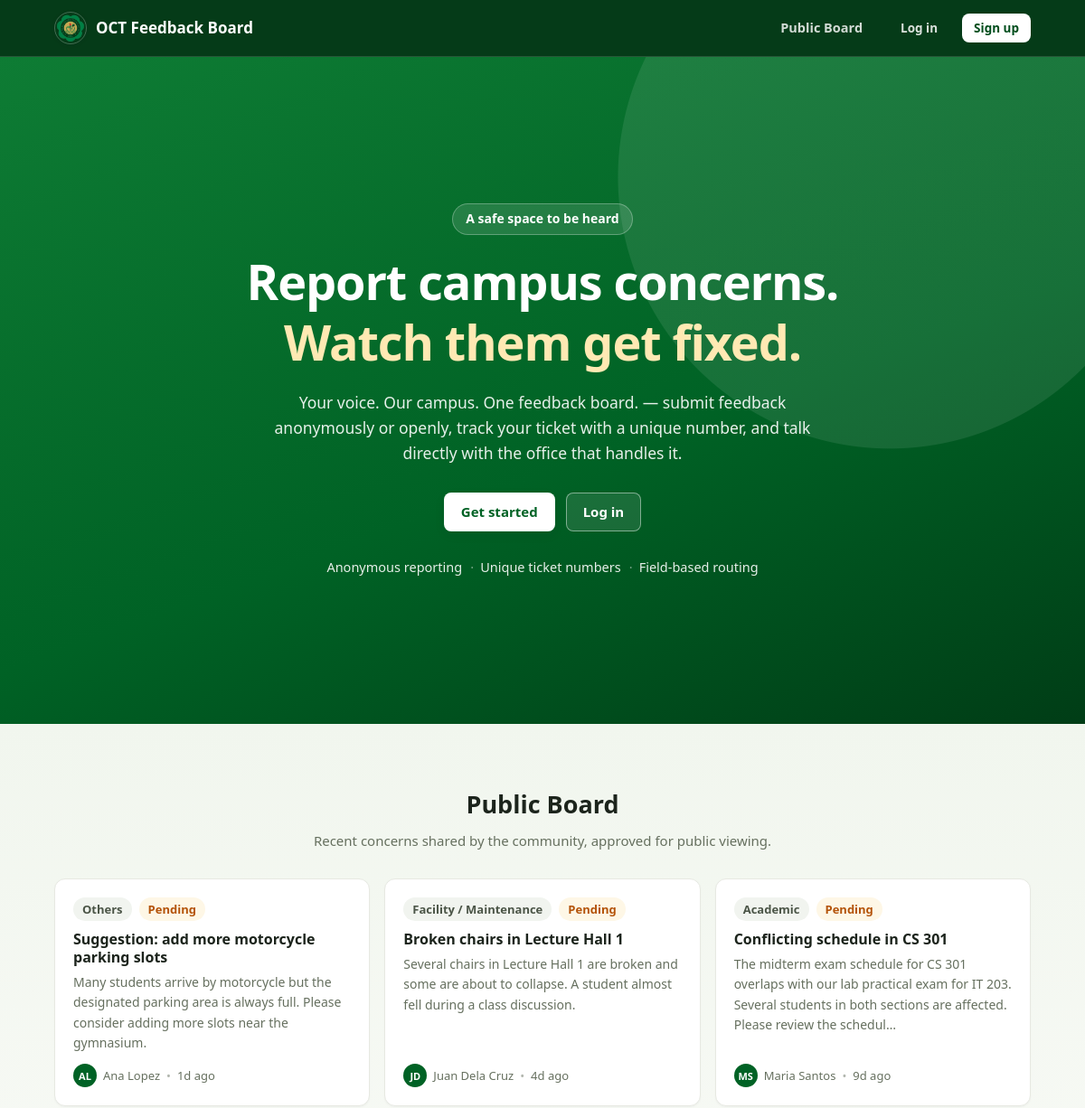
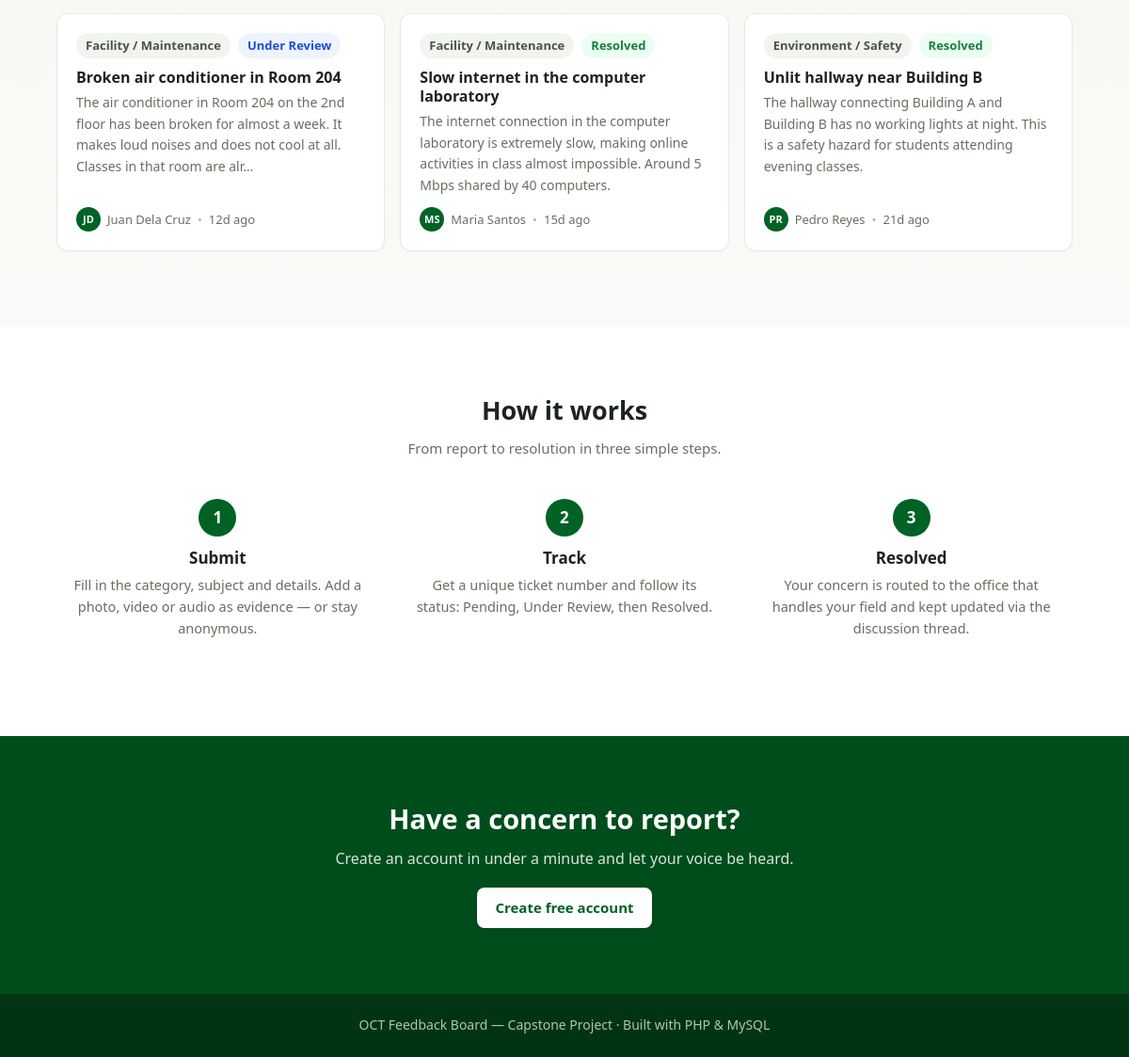
The page / on the database its author committed (2 pictures, top to bottom).
### tables this page shows
CREATE TABLE IF NOT EXISTS feedbacks (
  id            INT UNSIGNED AUTO_INCREMENT PRIMARY KEY,
  ticket_no     VARCHAR(20)  NOT NULL UNIQUE,           
  user_id       INT UNSIGNED NOT NULL,
  category      VARCHAR(40)  NOT NULL,
  title         VARCHAR(160) NOT NULL,
  description   TEXT         NOT NULL,
  image_path    VARCHAR(255) DEFAULT NULL,              
  is_anonymous  TINYINT(1)   NOT NULL DEFAULT 0,        
  status        ENUM('pending','under_review','resolved','rejected') NOT NULL DEFAULT 'pending',
  assigned_dept VARCHAR(60)  DEFAULT NULL,              
  is_public     TINYINT(1)   NOT NULL DEFAULT 0,        
  created_at    TIMESTAMP NOT NULL DEFAULT CURRENT_TIMESTAMP,
  updated_at    TIMESTAMP NOT NULL DEFAULT CURRENT_TIMESTAMP ON UPDATE CURRENT_TIMESTAMP,
  CONSTRAINT fk_feedback_user FOREIGN KEY (user_id) REFERENCES users(id) ON DELETE CASCADE
);

CREATE TABLE IF NOT EXISTS users (
  id          INT UNSIGNED AUTO_INCREMENT PRIMARY KEY,
  id_number   VARCHAR(30)  NOT NULL UNIQUE,            
  name        VARCHAR(120) NOT NULL,
  email       VARCHAR(120) NOT NULL UNIQUE,
  password    VARCHAR(255) NOT NULL,                   
  department  VARCHAR(100) NOT NULL DEFAULT '',        
  role        ENUM('student','faculty','staff','admin','super_admin') NOT NULL DEFAULT 'student',
  field_scope VARCHAR(30)  DEFAULT NULL,               
  created_at  TIMESTAMP NOT NULL DEFAULT CURRENT_TIMESTAMP
);

### index.php (the view, shortened to what this page needs)
<?php
require_once __DIR__ . '/config.php';
$base      = '';
$active    = 'home';
if (current_user() === null) {
    $bodyClass = 'landing';
    $feed = $pdo->query(
        "SELECT f.*, u.name
         FROM feedbacks f
         JOIN users u ON u.id = f.user_id
         WHERE f.is_public = 1 AND f.status <> 'rejected'
         ORDER BY f.created_at DESC, f.id DESC
         LIMIT 12"
    )->fetchAll();
    require __DIR__ . '/includes/header.php';
?>
<section class="hero">
  <div class="hero-inner">
    <span class="hero-chip">A safe space to be heard</span>
    <h1 class="hero-title">Report campus concerns.<br><span class="hero-highlight">Watch them get fixed.</span></h1>
    <p class="hero-sub"><?= e(APP_TAGLINE) ?> — submit feedback anonymously or openly, track your ticket
       with a unique number, and talk directly with the office that handles it.</p>
    <div class="hero-actions">
      <a class="btn btn-light" href="auth/register.php">Get started</a>
      <a class="btn btn-light-outline" href="auth/login.php">Log in</a>
    </div>
    <div class="hero-features">
      <span>Anonymous reporting</span>
      <span>Unique ticket numbers</span>
      <span>Field-based routing</span>
    </div>
  </div>
</section>
<section class="landing-board">
  <div class="container">
    <div class="section-head">
      <h2>Public Board</h2>
      <p>Recent concerns shared by the community, approved for public viewing.</p>
    </div>
    <?php if (empty($feed)): ?>
      <div class="card empty-state">
        <div class="empty-emoji">
          <svg aria-hidden="true" xmlns="http://www.w3.org/2000/svg" viewBox="0 0 24 24" fill="none" stroke="currentColor" stroke-width="2" stroke-linecap="round" stroke-linejoin="round"><path d="M22 19a2 2 0 0 1-2 2H4a2 2 0 0 1-2-2V5a2 2 0 0 1 2-2h5l2 3h9a2 2 0 0 1 2 2z"/></svg>
        </div>
        <h3>No public feedback yet</h3>
        <p>Be the first to share a concern. Create an account to get started.</p>
      </div>
    <?php else: ?>
      <div class="board-grid">
        <?php foreach ($feed as $item): ?>
        <article class="card board-card">
          <div class="board-card-top">
            <?= category_badge($item['category']) ?>
            <?= status_badge($item['status']) ?>
          </div>
          <h3 class="board-card-title"><?= e($item['title']) ?></h3>
          <p class="board-card-text"><?= e(truncate($item['description'], 160)) ?></p>
          <div class="board-card-meta">
            <span class="avatar avatar-sm" title="<?= $item['is_anonymous'] ? 'Anonymous' : e($item['name']) ?>">
              <?= $item['is_anonymous'] ? '?' : e(initials($item['name'])) ?>
            </span>
            <span><?= $item['is_anonymous'] ? 'Anonymous' : e($item['name']) ?></span>
            <span class="dot-sep">•</span>
            <span><?= e(time_ago($item['created_at'])) ?></span>
          </div>
        </article>
        <?php endforeach; ?>
      </div>
    <?php endif; ?>
  </div>
</section>
<section class="how-section">
  <div class="container">
    <div class="section-head how-head">
      <h2>How it works</h2>
      <p>From report to resolution in three simple steps.</p>
    </div>
    <div class="how-grid">
      <div class="how-step">
        <span class="how-num">1</span>
        <h3>Submit</h3>
        <p>Fill in the category, subject and details. Add a photo, video or audio as evidence — or stay anonymous.</p>
      </div>
      <div class="how-step">
        <span class="how-num">2</span>
        <h3>Track</h3>
        <p>Get a unique ticket number and follow its status: Pending, Under Review, then Resolved.</p>
      </div>
      <div class="how-step">
        <span class="how-num">3</span>
        <h3>Resolved</h3>
        <p>Your concern is routed to the office that handles your field and kept updated via the discussion thread.</p>
      </div>
    </div>
  </div>
</section>
<section class="cta-banner">
  <div class="container">
    <h2>Have a concern to report?</h2>
    <p>Create an account in under a minute and let your voice be heard.</p>
    <a class="btn btn-light" href="auth/register.php">Create free account</a>
  </div>
</section>
<?php require __DIR__ . '/includes/footer.php';
    return;
}
require __DIR__ . '/includes/header.php';
?>
<?php require __DIR__ . '/includes/footer.php'; ?>

### includes/header.php (shortened to what this page needs)
<?php
$base       = $base ?? '';
$active     = $active ?? '';
$bodyClass = $bodyClass ?? '';
$user      = current_user();
$isLoggedIn = $user !== null;
$unread    = $isLoggedIn ? unread_count($pdo, (int)$user['id']) : 0;
$notifs    = $isLoggedIn ? unread_notifications($pdo, (int)$user['id']) : [];
?>
<!DOCTYPE html>
<html lang="en">
<head>
<link rel="stylesheet" href="<?= e($base) ?>assets/css/style.css?v=5">
</head>
<body data-base="<?= e($base) ?>" data-csrf="<?= e(csrf_token()) ?>" data-max-upload="<?= (int)MAX_UPLOAD_MB ?>"<?= $bodyClass !== '' ? ' class="' . e($bodyClass) . '"' : '' ?>>
<nav class="navbar">
  <div class="container nav-inner">
    <a class="brand" href="<?= e($base) ?><?= $isLoggedIn ? 'dashboard.php' : 'index.php' ?>">
      <img class="brand-logo" src="<?= e($base) ?>olivarez-college-tagaytay-logo.png" alt="Olivarez College Tagaytay logo">
      <span class="brand-text"><?= e(APP_NAME) ?></span>
    </a>
    <?php if ($isLoggedIn): ?>
    <div class="nav-links" id="navLinks">
      <a class="nav-link <?= $active === 'home' ? 'active' : '' ?>" href="<?= e($base) ?>index.php">Home</a>
      <a class="nav-link <?= $active === 'field' ? 'active' : '' ?>" href="<?= e($base) ?>my-field.php">My Field</a>
      <a class="nav-link <?= $active === 'dashboard' ? 'active' : '' ?>" href="<?= e($base) ?>dashboard.php">General Posts</a>
      <a class="nav-link <?= $active === 'submit' ? 'active' : '' ?>" href="<?= e($base) ?>submit.php">Submit Feedback</a>
      <?php if (is_admin()): ?>
      <a class="nav-link <?= $active === 'admin' ? 'active' : '' ?>" href="<?= e($base) ?>admin/dashboard.php">Admin Panel</a>
      <?php endif; ?>
      <?php if (is_super_admin()): ?>
      <a class="nav-link <?= $active === 'users' ? 'active' : '' ?>" href="<?= e($base) ?>admin/users.php">Users</a>
      <?php endif; ?>
      <div class="nav-right">
        <div class="notif" id="notifWrap">
          <button class="notif-btn" id="notifBtn" aria-label="Notifications">
            <svg viewBox="0 0 24 24" width="20" height="20" fill="none" stroke="currentColor" stroke-width="2" stroke-linecap="round" stroke-linejoin="round"><path d="M18 8A6 6 0 0 0 6 8c0 7-3 9-3 9h18s-3-2-3-9"/><path d="M13.73 21a2 2 0 0 1-3.46 0"/></svg>
            <?php if ($unread > 0): ?><span class="notif-dot"><?= $unread > 9 ? '9+' : $unread ?></span><?php endif; ?>
          </button>
          <div class="notif-panel" id="notifPanel">
            <div class="notif-head">Notifications</div>
            <?php if (empty($notifs)): ?>
              <div class="notif-empty">You're all caught up.</div>
            <?php else: ?>
              <?php foreach ($notifs as $n): ?>
              <a class="notif-item" href="<?= e($base) . (is_admin() ? 'admin/ticket.php?id=' : 'ticket.php?id=') . (int)$n['feedback_id'] ?>">
                <div class="notif-msg"><?= e($n['message']) ?></div>
                <div class="notif-time"><?= e(time_ago($n['created_at'])) ?></div>
              </a>
              <?php endforeach; ?>
            <?php endif; ?>
          </div>
        </div>
        <div class="user-menu">
          <span class="avatar" title="<?= e($user['name']) ?>"><?= e(initials($user['name'])) ?></span>
          <span class="user-name"><?= e(first_name($user['name'])) ?></span>
          <a class="btn btn-sm btn-outline" href="<?= e($base) ?>auth/logout.php">Log out</a>
        </div>
      </div>
    </div>
    <?php else: ?>
    <div class="nav-links nav-links-guest" id="navLinks">
      <a class="nav-link <?= $active === 'board' ? 'active' : '' ?>" href="<?= e($base) ?>index.php">Public Board</a>
      <div class="nav-right">
        <a class="btn btn-sm btn-ghost" href="<?= e($base) ?>auth/login.php">Log in</a>
        <a class="btn btn-sm btn-primary" href="<?= e($base) ?>auth/register.php">Sign up</a>
      </div>
    </div>
    <?php endif; ?>
  </div>
</nav>
<main id="main" class="container page">

### includes/functions.php (shortened to what this page needs)
<?php
function e($value): string
{
    return htmlspecialchars((string)$value, ENT_QUOTES, 'UTF-8');
}
function time_ago(string $datetime): string
{
    try {
        $then = new DateTime($datetime);
    } catch (Exception $e) {
        return '';
    }
    $diff = (new DateTime())->diff($then);
    if ($diff->d > 0) return $diff->d . 'd ago';
    return 'just now';
}
function truncate(string $text, int $limit = 120): string
{
    $text = trim($text);
    if (strlen($text) <= $limit) return $text;
    if (function_exists('mb_substr')) {
        $short = rtrim(mb_substr($text, 0, $limit - 1));
    } else {
        $short = rtrim(substr($text, 0, $limit - 1));
    }
    return $short . '…';
}
function initials(string $name): string
{
    $parts = preg_split('/\s+/', trim($name));
    $init  = '';
    foreach (array_slice($parts, 0, 2) as $part) {
        if ($part !== '') $init .= strtoupper(substr($part, 0, 1));
    }
    return $init === '' ? '?' : $init;
}
function current_user(): ?array
{
    return $_SESSION['user'] ?? null;
}
function csrf_token(): string
{
    return $_SESSION['csrf_token'];
}
function status_badge(string $status): string
{
    $label = STATUS_LABELS[$status] ?? $status;
    return '<span class="badge badge-' . e($status) . '">' . e($label) . '</span>';
}
function category_badge(string $category): string
{
    return '<span class="badge badge-neutral">' . e($category) . '</span>';
}

### includes/footer.php (shortened to what this page needs)
</main>
<footer class="footer">
  <div class="container">
    <p><?= e(APP_NAME) ?> — Capstone Project · Built with PHP &amp; MySQL</p>
  </div>
</footer>
</body>
</html>

### rows shown on the page
feedbacks: category "Others", status "Pending", title "Suggestion: add more motorcycle parking slots", description "Many students arrive by motorcycle but the designated parking area is always full. Please consider adding more slots near the gymnasium.", user.name "AL", user.name "Ana Lopez", created_at "1d ago"
feedbacks: category "Facility / Maintenance", status "Pending", title "Broken chairs in Lecture Hall 1", description "Several chairs in Lecture Hall 1 are broken and some are about to collapse. A student almost fell during a class discussion.", user.name "JD", user.name "Juan Dela Cruz", created_at "4d ago"
feedbacks: category "Academic", status "Pending", title "Conflicting schedule in CS 301", description "The midterm exam schedule for CS 301 overlaps with our lab practical exam for IT 203. Several students in both sections are affected. Please review the schedul…", user.name "MS", user.name "Maria Santos", created_at "9d ago"
feedbacks: category "Facility / Maintenance", status "Under Review", title "Broken air conditioner in Room 204", description "The air conditioner in Room 204 on the 2nd floor has been broken for almost a week. It makes loud noises and does not cool at all. Classes in that room are alr…", user.name "JD", user.name "Juan Dela Cruz", created_at "12d ago"
feedbacks: category "Facility / Maintenance", status "Resolved", title "Slow internet in the computer laboratory", description "The internet connection in the computer laboratory is extremely slow, making online activities in class almost impossible. Around 5 Mbps shared by 40 computers.", user.name "MS", user.name "Maria Santos", created_at "15d ago"
feedbacks: category "Environment / Safety", status "Resolved", title "Unlit hallway near Building B", description "The hallway connecting Building A and Building B has no working lights at night. This is a safety hazard for students attending evening classes.", user.name "PR", user.name "Pedro Reyes", created_at "21d ago"

### other values the page prints
APP_NAME "OCT Feedback Board"
APP_TAGLINE "Your voice. Our campus. One feedback board."
